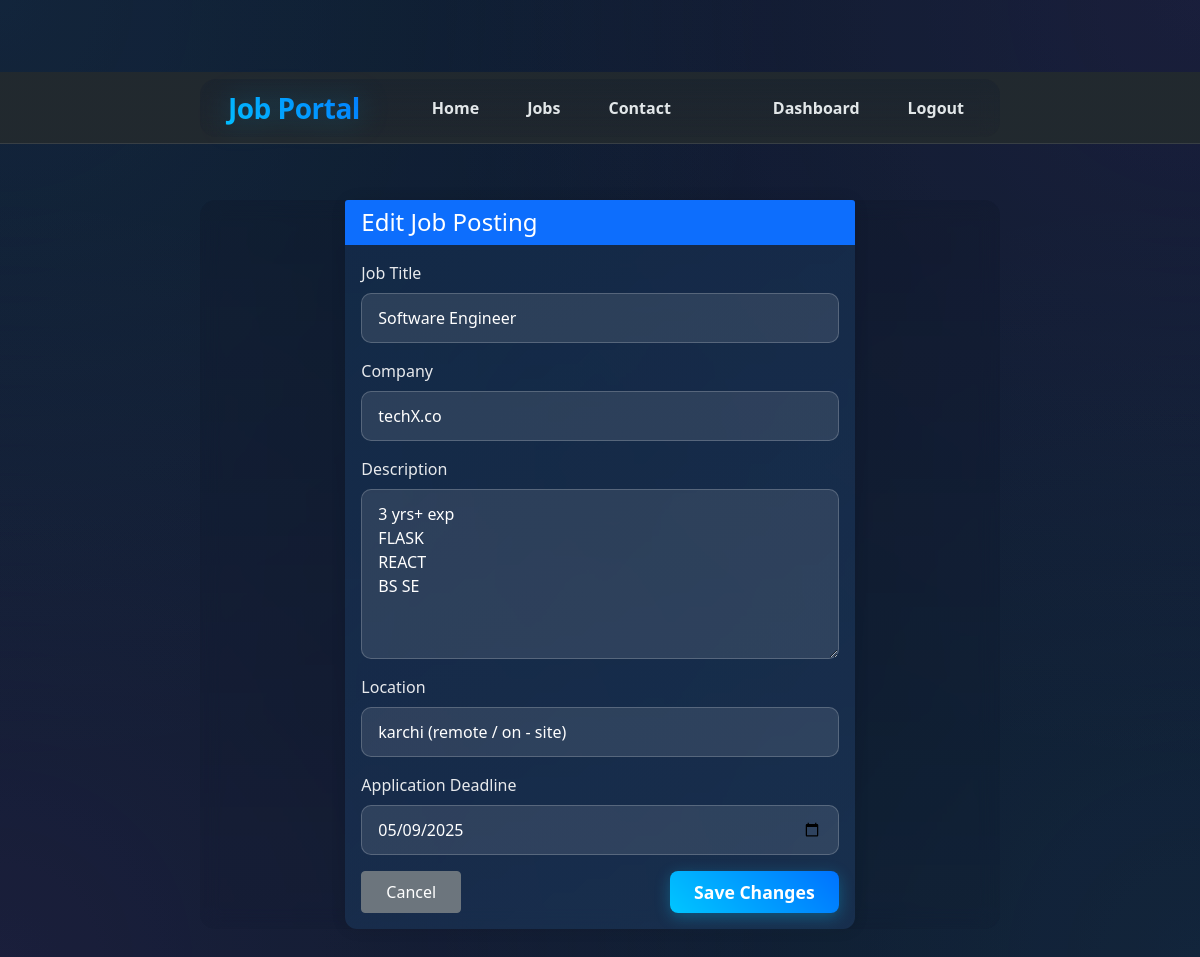
The page /update_job/1 (signed in) on the database its author committed.
### app.py (models this page shows)
class Job(db.Model):
    __tablename__ = 'jobs'  # Explicitly naming the table
    id = db.Column(db.Integer, primary_key=True)
    title = db.Column(db.String(100), nullable=False)
    company = db.Column(db.String(100), nullable=False)
    description = db.Column(db.Text, nullable=False)
    location = db.Column(db.String(100), nullable=False)
    deadline = db.Column(db.Date, nullable=False)
    employer_id = db.Column(db.Integer, db.ForeignKey('users.id'), nullable=False)
    created_at = db.Column(db.DateTime, default=datetime.utcnow)
    applications = db.relationship('Application', backref='job', lazy=True)

### app.py (the view, shortened to what this page needs)
@app.route('/update_job/<int:job_id>', methods=['GET', 'POST'])
def update_job(job_id):
    if 'user_id' not in session or session.get('user_type') != 'employer':
        flash('Unauthorized access', 'danger')
        return redirect(url_for('index'))
    try:
        job = get_job_by_id(job_id)
        if str(job.employer_id) != session['user_id']:
            flash('You can only edit your own job postings', 'danger')
            return redirect(url_for('dashboard'))
        if request.method == 'GET':
            return render_template('edit_job.html', job=job)
    except Exception as e:
        print(f"Error updating job: {str(e)}")
        flash('Error updating job posting', 'danger')
        return redirect(url_for('update_job', job_id=job_id))

### app.py (called while the page is built)
@app.after_request
def after_request(response):
    try:
        db.session.commit()
    except Exception as e:
        db.session.rollback()
        print(f"Error committing changes: {str(e)}")
    return response

def get_job_by_id(job_id):
    return Job.query.get(job_id)

### templates/edit_job.html (shortened to what this page needs)
{% extends "base.html" %}
{% block content %}
<div class="container mt-4">
    <div class="row justify-content-center">
        <div class="col-md-8">
            <div class="card">
                <div class="card-header bg-primary text-white">
                    <h4 class="mb-0">Edit Job Posting</h4>
                </div>
                <div class="card-body">
                    <form action="{{ url_for('update_job', job_id=job.id) }}" method="POST">
                        <div class="mb-3">
                            <label for="title" class="form-label">Job Title</label>
                            <input type="text" class="form-control" id="title" name="title" value="{{ job.title }}" required>
                        </div>
                        <div class="mb-3">
                            <label for="company" class="form-label">Company</label>
                            <input type="text" class="form-control" id="company" name="company" value="{{ job.company }}" required>
                        </div>
                        <div class="mb-3">
                            <label for="description" class="form-label">Description</label>
                            <textarea class="form-control" id="description" name="description" rows="6" required>{{ job.description }}</textarea>
                        </div>
                        <div class="mb-3">
                            <label for="location" class="form-label">Location</label>
                            <input type="text" class="form-control" id="location" name="location" value="{{ job.location }}" required>
                        </div>
                        <div class="mb-3">
                            <label for="deadline" class="form-label">Application Deadline</label>
                            <input type="date" class="form-control" id="deadline" name="deadline" value="{{ job.deadline.strftime('%Y-%m-%d') }}" required>
                        </div>
                        <div class="d-flex justify-content-between">
                            <button type="button" class="btn btn-secondary" onclick="window.close()">Cancel</button>
                            <button type="submit" class="btn btn-primary">Save Changes</button>
                        </div>
                    </form>
                </div>
            </div>
        </div>
    </div>
</div>
{% endblock %}

### templates/base.html (style rules this page uses)
:root { --primary-gradient: linear-gradient(45deg, #0c4a6e, #0369a1); --secondary-gradient: linear-gradient(135deg, #0ea5e9, #38bdf8); --accent-gradient: linear-gradient(45deg, #0284c7, #0ea5e9); --nav-gradient: linear-gradient(to right, rgba(255, 255, 255, 0.03), rgba(255, 255, 255, 0.05)); --primary-dark: #0c4a6e; --primary-medium: #0369a1; --primary-light: #0ea5e9; --accent-blue: #38bdf8; --bg-color: #1e3a5f; --card-bg: rgba(255, 255, 255, 0.02); --text-light: #f8fafc; --text-muted: #94a3b8; --navbar-height: 72px; --shadow-sm: 0 2px 8px rgba(255, 255, 255, 0.03); --shadow-md: 0 4px 12px rgba(255, 255, 255, 0.05); --shadow-lg: 0 8px 16px rgba(255, 255, 255, 0.07); --dark-bg-primary: #0f172a; --dark-bg-secondary: #1e293b; --dark-accent: #334155; --glow-blue: rgba(56, 189, 248, 0.1); --glow-purple: rgba(168, 85, 247, 0.1); }
body { background: var(--dark-bg-primary); min-height: 100vh; position: relative; padding-top: var(--navbar-height); color: var(--text-light); overflow-x: hidden; }
body::before { content: ''; position: fixed; top: 0; left: 0; width: 100%; height: 100%; background: radial-gradient(circle at 0% 0%, var(--glow-blue) 0%, transparent 50%), radial-gradient(circle at 100% 0%, var(--glow-purple) 0%, transparent 50%), radial-gradient(circle at 100% 100%, var(--glow-blue) 0%, transparent 50%), radial-gradient(circle at 0% 100%, var(--glow-purple) 0%, transparent 50%); opacity: 0.6; z-index: -2; }
body::after { content: ''; position: fixed; top: 0; left: 0; width: 100%; height: 100%; background: linear-gradient( 145deg, var(--dark-bg-primary), var(--dark-bg-secondary) ); opacity: 0.95; z-index: -1; }
.container { position: relative; z-index: 1; background: linear-gradient( rgba(15, 23, 42, 0.3), rgba(15, 23, 42, 0.1) ); border-radius: 16px; backdrop-filter: blur(10px); -webkit-backdrop-filter: blur(10px); }
.card { background: linear-gradient(135deg, rgba(21, 47, 80, 0.7), rgba(30, 58, 95, 0.6) ); border: 1px solid rgba(56, 189, 248, 0.1); box-shadow: var(--shadow-sm); transition: all 0.3s ease; border-radius: 12px; }
.form-control { background: rgba(255, 255, 255, 0.02); border: 1px solid rgba(255, 255, 255, 0.1); color: var(--text-light); border-radius: 8px; padding: 0.625rem 1rem; transition: all 0.3s ease; }
.form-control::placeholder { color: var(--text-muted); }
.btn { transition: all 0.3s ease; }
html { scroll-behavior: smooth; }
.btn-primary { background: linear-gradient(45deg, #00c6ff, #0072ff); border: none; color: white; font-weight: 600; padding: 0.8rem 2rem; border-radius: 8px; font-size: 1.1rem; transition: all 0.3s ease; position: relative; overflow: hidden; box-shadow: 0 4px 15px rgba(0, 198, 255, 0.3); }
.btn-primary::before { content: ''; position: absolute; top: 0; left: -100%; width: 100%; height: 100%; background: linear-gradient(90deg, rgba(255, 255, 255, 0) 0%, rgba(255, 255, 255, 0.3) 50%, rgba(255, 255, 255, 0) 100% ); transition: transform 0.6s ease; }
body::after { content: ''; position: fixed; top: 0; left: 0; width: 100%; height: 100%; background: linear-gradient(45deg, rgba(56, 189, 248, 0.03) 0%, rgba(125, 211, 252, 0.03) 25%, rgba(56, 189, 248, 0.03) 50%, rgba(125, 211, 252, 0.03) 75%, rgba(56, 189, 248, 0.03) 100% ); background-size: 400% 400%; animation: gradientShift 15s ease infinite; pointer-events: none; z-index: 0; }
.form-label { display: block; color: rgba(255, 255, 255, 0.9); font-size: 1rem; font-weight: 500; margin-bottom: 0.5rem; }
.form-control { width: 100%; padding: 0.75rem 1rem; font-size: 1rem; line-height: 1.5; color: #ffffff; background: rgba(255, 255, 255, 0.1) !important; border: 1px solid rgba(255, 255, 255, 0.2) !important; border-radius: 10px; transition: all 0.3s ease; }
.form-control::placeholder { color: rgba(255, 255, 255, 0.5) !important; }

### templates/edit_job.html (style rules this page uses)
.container { max-width: 800px; }
.card { border: none; box-shadow: 0 0 15px rgba(0,0,0,0.1); }
.card-header { border-bottom: none; }
.btn { padding: 8px 24px; }

### rows shown on the page
Job: title "Software Engineer", company "techX.co", description "3 yrs+ exp FLASK REACT BS SE", location "karchi (remote / on - site)", deadline "05/09/2025"
